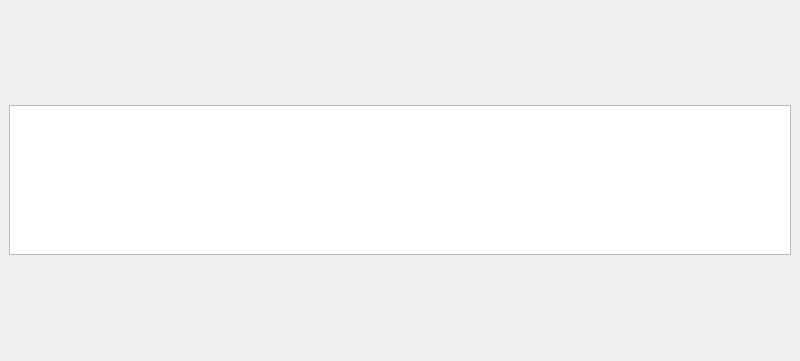
<?xml version="1.0" encoding="UTF-8"?>
<ui version="4.0">
 <class>MainWindow</class>
 <widget class="QMainWindow" name="MainWindow">
  <property name="windowModality">
   <enum>Qt::NonModal</enum>
  </property>
  <property name="geometry">
   <rect>
    <x>0</x>
    <y>0</y>
    <width>800</width>
    <height>361</height>
   </rect>
  </property>
  <property name="windowTitle">
   <string>Tag Linker</string>
  </property>
  <widget class="QWidget" name="centralwidget">
   <layout class="QVBoxLayout" name="verticalLayout_2">
    <item>
     <layout class="QVBoxLayout" name="verticalLayout">
      <item>
       <widget class="QListWidget" name="resultList">
        <property name="enabled">
         <bool>true</bool>
        </property>
        <property name="maximumSize">
         <size>
          <width>16777215</width>
          <height>150</height>
         </size>
        </property>
       </widget>
      </item>
     </layout>
    </item>
   </layout>
  </widget>
 </widget>
 <resources/>
 <connections/>
</ui>
